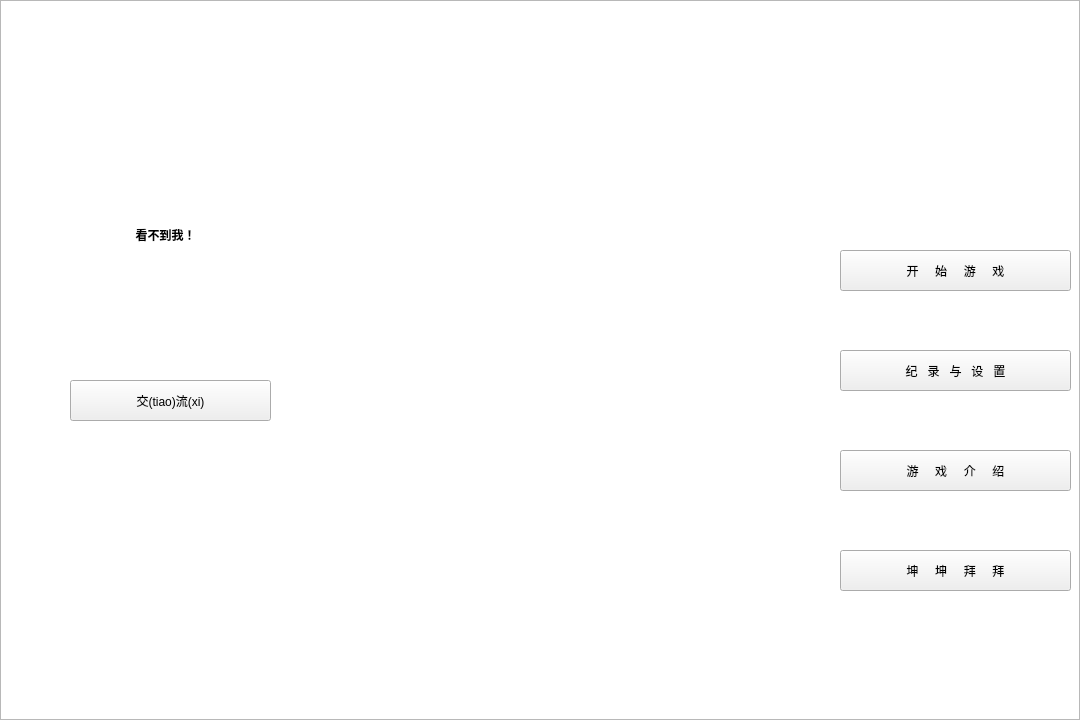
<?xml version="1.0" encoding="UTF-8"?>
<ui version="4.0">
 <class>startpage</class>
 <widget class="QWidget" name="startpage">
  <property name="geometry">
   <rect>
    <x>0</x>
    <y>0</y>
    <width>1080</width>
    <height>720</height>
   </rect>
  </property>
  <property name="windowTitle">
   <string>Form</string>
  </property>
  <widget class="QListWidget" name="listWidget">
   <property name="geometry">
    <rect>
     <x>0</x>
     <y>0</y>
     <width>1080</width>
     <height>720</height>
    </rect>
   </property>
   <property name="styleSheet">
    <string notr="true">border-image: url(:/bei_jing.jpg);</string>
   </property>
  </widget>
  <widget class="QPushButton" name="gamestart">
   <property name="geometry">
    <rect>
     <x>840</x>
     <y>250</y>
     <width>231</width>
     <height>41</height>
    </rect>
   </property>
   <property name="styleSheet">
    <string notr="true">font: 22pt &quot;华文行楷&quot;;

</string>
   </property>
   <property name="text">
    <string>开     始     游     戏</string>
   </property>
  </widget>
  <widget class="QPushButton" name="communication">
   <property name="geometry">
    <rect>
     <x>70</x>
     <y>380</y>
     <width>201</width>
     <height>41</height>
    </rect>
   </property>
   <property name="styleSheet">
    <string notr="true">font: 26pt &quot;华文行楷&quot;;


</string>
   </property>
   <property name="text">
    <string>交(tiao)流(xi)</string>
   </property>
   <property name="autoRepeat">
    <bool>false</bool>
   </property>
  </widget>
  <widget class="QPushButton" name="check_record">
   <property name="geometry">
    <rect>
     <x>840</x>
     <y>350</y>
     <width>231</width>
     <height>41</height>
    </rect>
   </property>
   <property name="styleSheet">
    <string notr="true">font: 22pt &quot;华文行楷&quot;;



</string>
   </property>
   <property name="text">
    <string>纪   录   与   设   置</string>
   </property>
   <property name="autoRepeat">
    <bool>false</bool>
   </property>
  </widget>
  <widget class="QLabel" name="speak">
   <property name="geometry">
    <rect>
     <x>20</x>
     <y>140</y>
     <width>291</width>
     <height>191</height>
    </rect>
   </property>
   <property name="styleSheet">
    <string notr="true">font: 22pt &quot;华文楷体&quot;;
border-image: url(:/kun_kun_zi.jpg);
font-color: rgb(255, 85, 0);
</string>
   </property>
   <property name="lineWidth">
    <number>2</number>
   </property>
   <property name="text">
    <string>&lt;html&gt;&lt;head/&gt;&lt;body&gt;&lt;p&gt;&lt;span style=&quot; font-weight:700;&quot;&gt;看不到我！&lt;/span&gt;&lt;/p&gt;&lt;/body&gt;&lt;/html&gt;</string>
   </property>
   <property name="alignment">
    <set>Qt::AlignCenter</set>
   </property>
   <property name="wordWrap">
    <bool>true</bool>
   </property>
   <property name="textInteractionFlags">
    <set>Qt::LinksAccessibleByKeyboard|Qt::LinksAccessibleByMouse</set>
   </property>
  </widget>
  <widget class="QPushButton" name="exit">
   <property name="geometry">
    <rect>
     <x>840</x>
     <y>550</y>
     <width>231</width>
     <height>41</height>
    </rect>
   </property>
   <property name="styleSheet">
    <string notr="true">font: 22pt &quot;华文行楷&quot;;


</string>
   </property>
   <property name="text">
    <string>坤     坤     拜     拜</string>
   </property>
  </widget>
  <widget class="QPushButton" name="pushButton">
   <property name="geometry">
    <rect>
     <x>840</x>
     <y>450</y>
     <width>231</width>
     <height>41</height>
    </rect>
   </property>
   <property name="styleSheet">
    <string notr="true">font: 22pt &quot;华文行楷&quot;;
</string>
   </property>
   <property name="text">
    <string>游     戏     介     绍</string>
   </property>
  </widget>
 </widget>
 <resources/>
 <connections/>
</ui>
